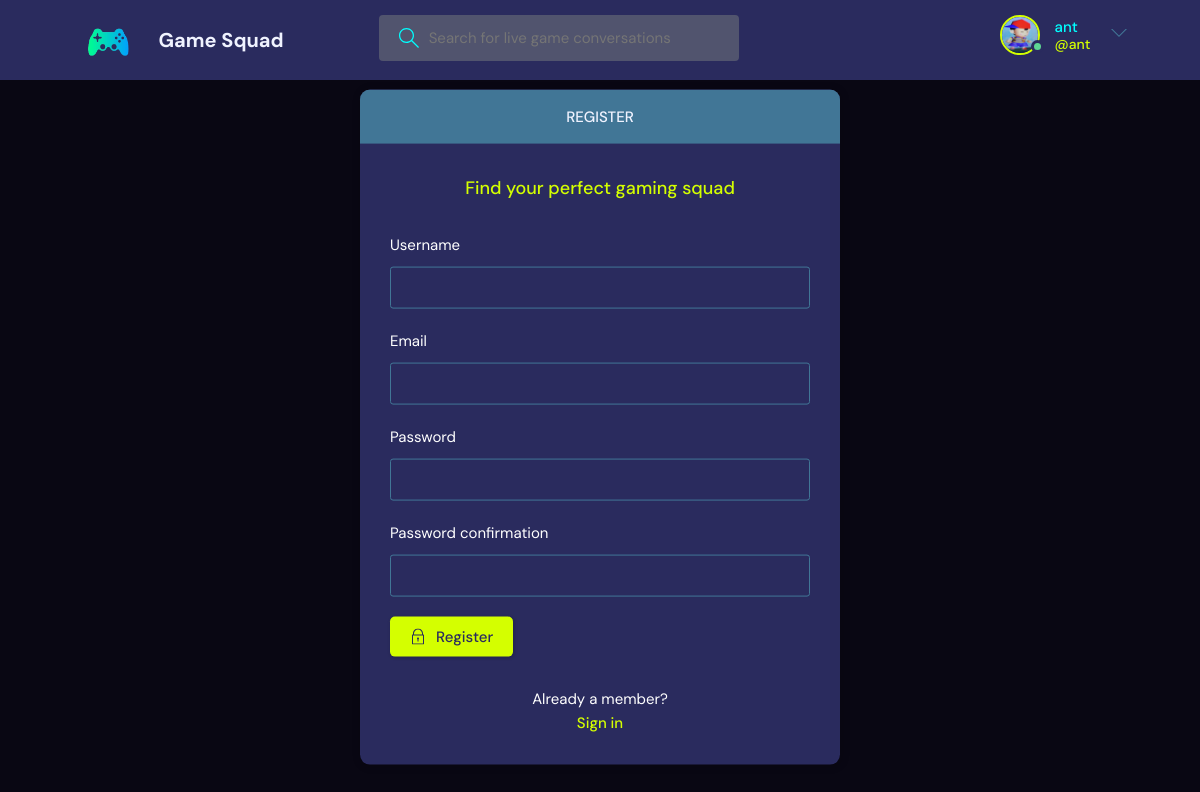
The page /gamesquad/register/ (signed in) on the database its author committed.
### accounts/models.py (models this page shows)
class User(AbstractUser):
    email = models.EmailField(unique=True)
    username = models.CharField(unique=True, max_length=30)
    USERNAME_FIELD = "email"
    REQUIRED_FIELDS = []

### base/models.py (models this page shows, shortened)
class Profile(models.Model):
    user = models.OneToOneField(User, null=True, on_delete=models.CASCADE)
    bio = models.TextField(blank=True)
    avatar = models.ImageField(
        null=True, default="../static/images/avatar.svg", upload_to=user_directory_path
    )

### base/views.py (the view, shortened to what this page needs)
# urls.py: path("register/", views.registerView, name="register"),
def registerView(request):
    page = "register"
    form = CustomUserCreationForm()
    context = {"page": page, "form": form}
    return render(request, "base/login_register.html", context)

### base/forms.py
class CustomUserCreationForm(UserCreationForm):
    class Meta:
        model = User
        fields = ["username", "email", "password1", "password2"]

### base/templates/base/login_register.html (shortened to what this page needs)
{% extends 'main.html' %}
{% block content %}
<main class="auth layout">
  {% if page == 'login' %}
  <div class="container">
    <div class="layout__box">
      <div class="layout__boxHeader">
        <div class="layout__boxTitle">
          <h3>Login</h3>
        </div>
      </div>
      <div class="layout__body">
        <h2 class="auth__tagline">Find your perfect gaming squad</h2>
        <form class="form" action="" method = "POST">
          {% csrf_token %}
          <div class="form__group form__group">
            <label for="room_name">Email</label>
            <input id="username" name="email" type="text" placeholder="e.g. Donkey Kong@bananas.net" />
          </div>
          <div class="form__group">
            <label for="password">Password</label>
            <input
              id="password"
              name="password"
              type="password"
              placeholder="&bull;&bull;&bull;&bull;&bull;&bull;&bull;&bull;"
            />
          </div>
          <button class="btn btn--main" type="submit">
            <svg
              version="1.1"
              xmlns="http://www.w3.org/2000/svg"
              width="32"
              height="32"
              viewBox="0 0 32 32"
            >
              <title>lock</title>
              <path
                d="M27 12h-1v-2c0-5.514-4.486-10-10-10s-10 4.486-10 10v2h-1c-0.553 0-1 0.447-1 1v18c0 0.553 0.447 1 1 1h22c0.553 0 1-0.447 1-1v-18c0-0.553-0.447-1-1-1zM8 10c0-4.411 3.589-8 8-8s8 3.589 8 8v2h-16v-2zM26 30h-20v-16h20v16z"
              ></path>
              <path
                d="M15 21.694v4.306h2v-4.306c0.587-0.348 1-0.961 1-1.694 0-1.105-0.895-2-2-2s-2 0.895-2 2c0 0.732 0.413 1.345 1 1.694z"
              ></path>
            </svg>
            Login
          </button>
        </form>
        <div class="auth__action">
          <p>Not yet a member?</p>
          <a href="{% url 'register' %}" class="btn btn--link">Sign Up</a>
        </div>
      </div>
    </div>
  </div>
  {% else %}
  <div class="container">
    <div class="layout__box">
      <div class="layout__boxHeader">
        <div class="layout__boxTitle">
          <h3>Register</h3>
        </div>
      </div>
      <div class="layout__body">
        <h2 class="auth__tagline">Find your perfect gaming squad</h2>
        <form class="form" action="" method = "POST">
          {% for field in form %}
          <div class="form__group form__group">
            <label for="room_name">{{field.label}}</label>
            {{field}}
          </div>
          {% endfor %}
          <button class="btn btn--main" type="submit">
            Register
          </button>
        </form>
        <div class="auth__action">
          <p>Already a member?</p>
          <a href="{% url 'login' %}" class="btn btn--link">Sign in</a>
        </div>
      </div>
    </div>
  </div>
  {% endif %}
</main>
{% endblock content %}

### templates/navbar.html (shortened to what this page needs)
{% load static %}
<header class="header header--loggedIn">
  <div class="container">
    <a href="{% url 'home' %}" class="header__logo">
      <img src="{% static 'images/logo.png' %}" />
      <h1>Game Squad</h1>
    </a>
    <form class="header__search" method="GET" action="{% url 'home' %}">
      <label>
        <input name="q" placeholder="Search for live game conversations" />
      </label>
    </form>
    <nav class="header__menu">
      {% if request.user.is_authenticated %}
      <div class="header__user">
        <a href="{% url 'user-profile' request.user.id %}">
          <div class="avatar avatar--medium active">
            <img src="{{request.user.profile.avatar.url}}" />
          </div>
          <p>{{request.user.username}}<span>@{{request.user.username}}</span></p>
        </a>
        <button class="dropdown-button">
          <svg version="1.1" xmlns="http://www.w3.org/2000/svg" width="32" height="32" viewBox="0 0 32 32">
            <title>chevron-down</title>
            <path d="M16 21l-13-13h-3l16 16 16-16h-3l-13 13z"></path>
          </svg>
        </button>
      </div>
      {% else %}
      <a href="{% url 'login' %}">
        <img src="{% static 'images/avatar.svg' %}" />
        <p>Login</p>
      </a>
      {% endif %}
    </nav>
  </div>
</header>

### rows shown on the page
User: user.profile.avatar (picture), user.username "ant"

### other values the page prints
{{ field.label }} "Username" "Email" "Password" "Password confirmation"
